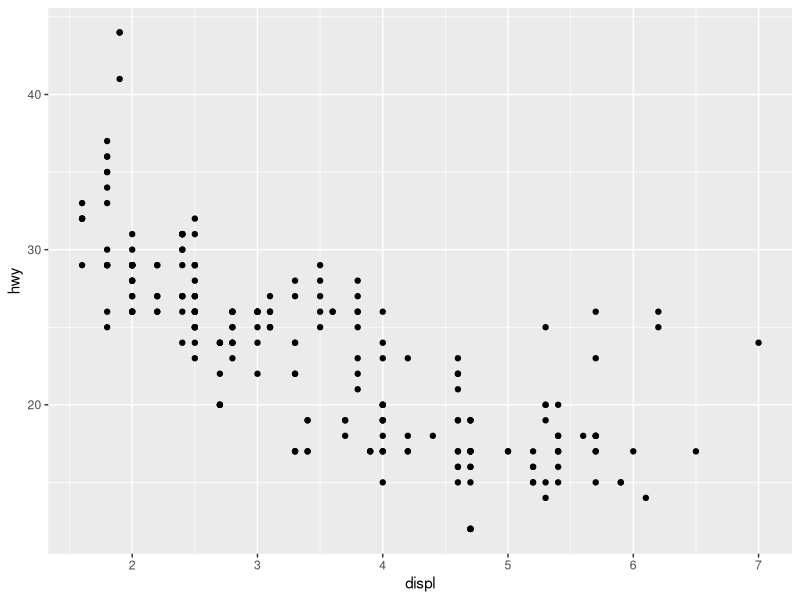
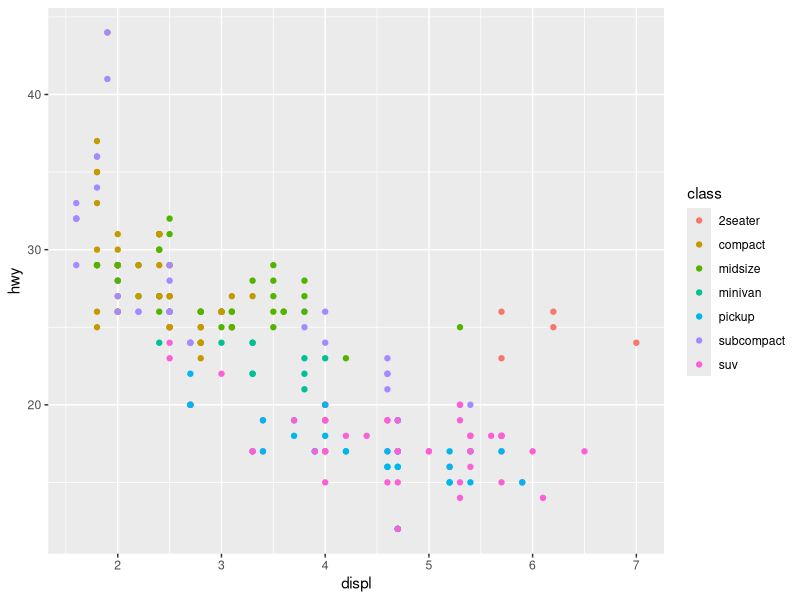
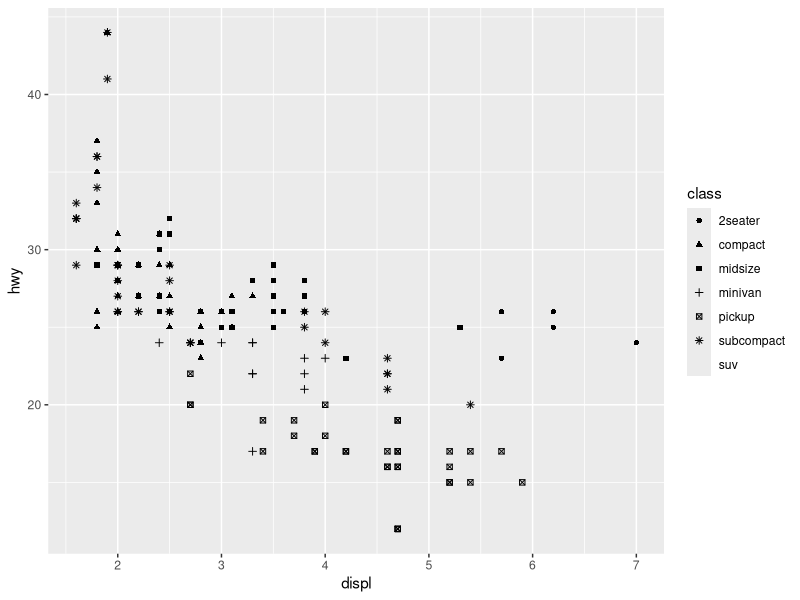
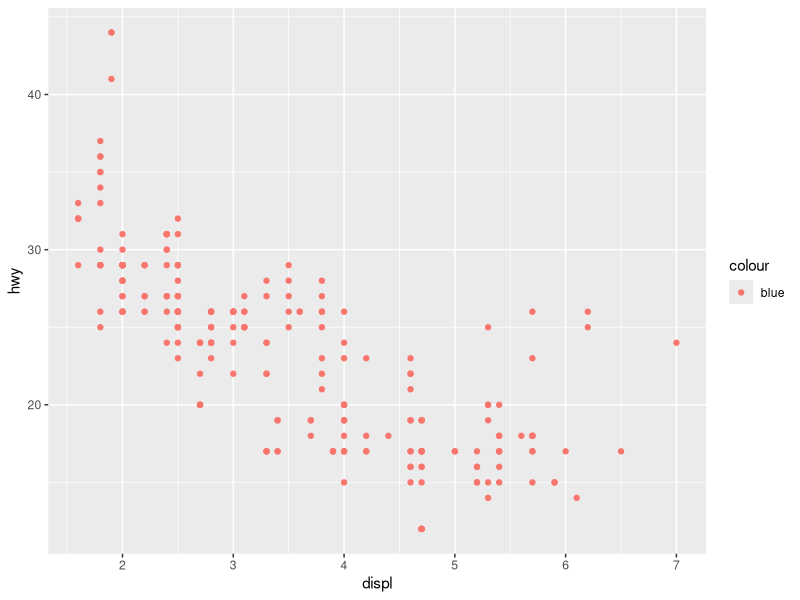
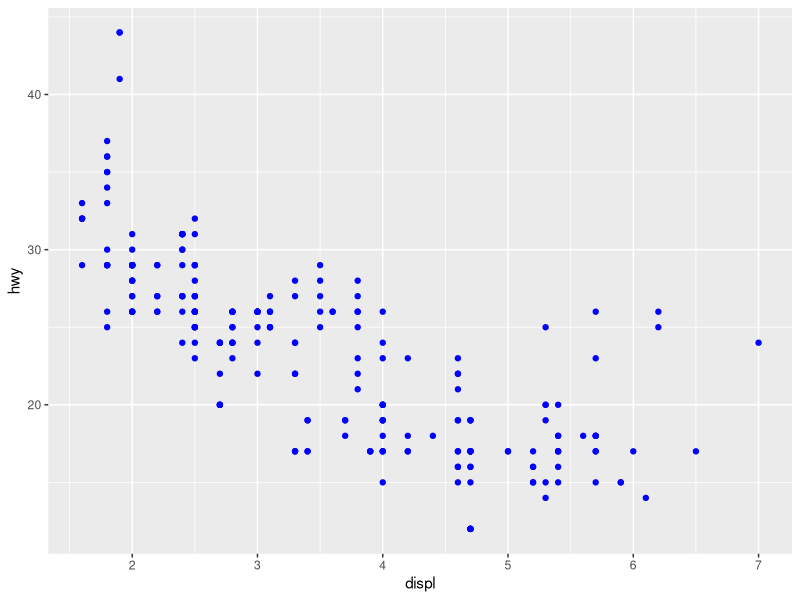
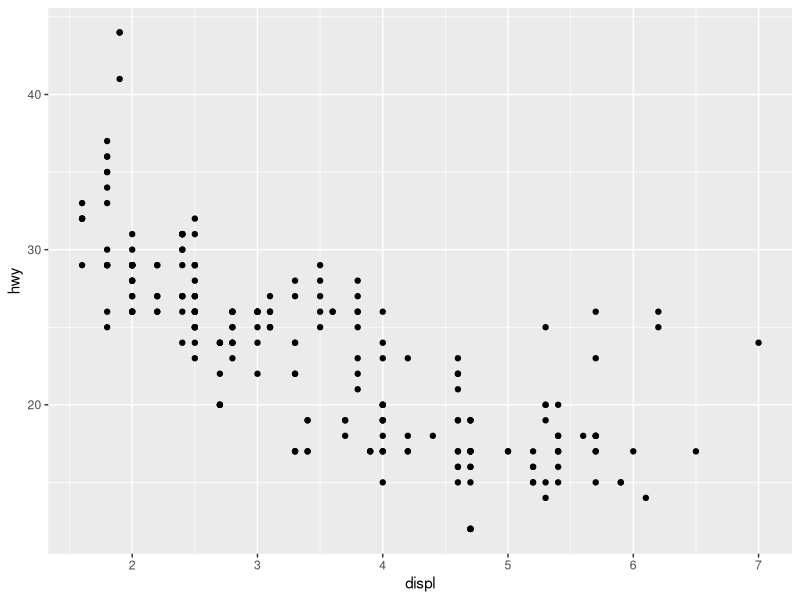
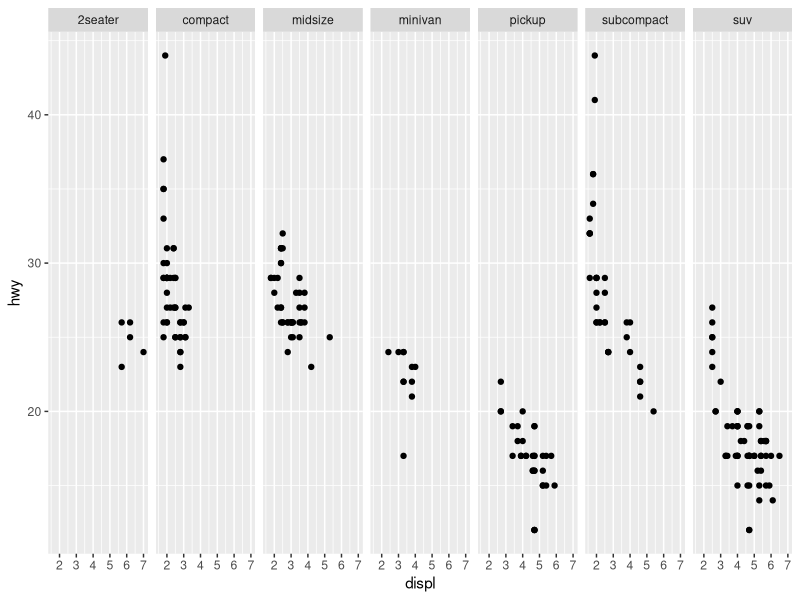
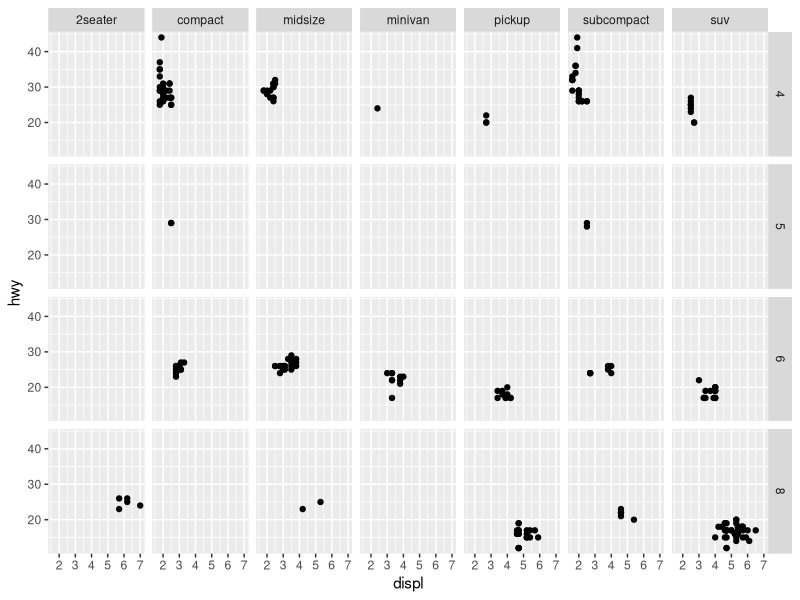

Here is the R script that generated these plots, in order:
## ---- chunk 1
#Load tidyverse library
library(tidyverse)
ggplot2::mpg
## ---- chunk 2
ggplot(data=mpg)+
        geom_point(mapping = aes(x = displ, y = hwy))
        
## ---- chunk 3
ggplot(data = mpg) +
        geom_point(mapping = aes(x = displ, y = hwy, color = class))
## ---- chunk 4
ggplot(data = mpg)+
        geom_point(mapping = aes(x=displ, y=hwy, shape = class))
## ---- chunk 5
ggplot(data = mpg)+
        geom_point(mapping = aes (x = displ, y = hwy, color = 'blue'))

# fix
ggplot(data = mpg)+
        geom_point(mapping = aes(x = displ, y = hwy), color = 'blue')

#another way
ggplot(mpg, aes(displ, hwy))+ # can't do color, smooths over whole data
        geom_point()
## ---- chunk 6
ggplot(data =mpg)+
        geom_point(mapping = aes(x = displ, y = hwy))+
        #facet_wrap(~class, nrow = 2)
        facet_wrap(~class, nrow = 1)
        #facet_wrap(vars(class), nrow = 2) #can do this instead of tilda ~
         #facet_wrap(~class) #comparing with facet_grid (. ~ class)
        #facet_wrap(~ manufacturer)
## ---- chunk 7
ggplot(data = mpg)+
        geom_point(mapping = aes(x = displ, y = hwy))+
        facet_grid(cyl ~ class)
        #facet_grid(vars(cyl, class)) # no can't do

        
#without one var in facet
ggplot(data = mpg)+
        geom_point(mapping = aes(x = displ, y = hwy))+
        #facet_grid(. ~ cyl) 
         facet_grid(. ~ class) #comparing with facet_wrap(~ class)

# reverse
ggplot(mpg, aes(displ, hwy)) + #coding this way is much cleaner and readable
        geom_point() +
        facet_grid(class ~ .)
## ---- chunk 8
ggplot(data = mpg)+
        geom_point(mapping = aes(x = drv, y = cyl))
## ---- chunk 9
ggplot(mpg, aes(displ, hwy))+
        geom_smooth()

#linetype
ggplot(mpg, aes(displ, hwy, linetype = drv , color = drv)) +
        #A continuous variable cannot be mapped to the linetype aesthetic
        geom_smooth()+
        geom_point()

#mapping for the local geom - geom_point/smooth
ggplot(mpg, aes(displ, hwy)) +
        geom_point(aes(color = class)) +
        geom_smooth(color = 'red')

#filtering
ggplot(mpg, aes(displ,hwy)) +
        #dont show legend. has to be layer specific i.e if coded at geo_smooth legend will show still
        geom_point(aes(color = class), show.legend = TRUE) +
        #can't do geom_smooth(filter(mpg, class == "x"))
        geom_smooth(data = filter(mpg, class == "suv")) # se - confidence interval 

ggplot(data = filter(mpg, class == "suv" | class == "compact"), aes(displ,hwy)) +
        #dont show legend. has to be layer specific i.e if coded at geo_smooth legend will show still
        geom_point(aes(color = class), show.legend = TRUE) +
        #can't do geom_smooth(filter(mpg, class == "x"))
        geom_smooth(aes(linetype = class)) # se - confidence interval 

## ---- chunk 10
#avoid overplotting data. Add some randoom noise to each pt to spread the points out.
#position = jitter
ggplot(mpg, aes(displ, hwy, color = class))+
        geom_point(position = "jitter")

#or use geom_jitter
ggplot(mpg, aes(displ, hwy, color = class))+
        geom_jitter()

ggplot(mpg, aes(displ, hwy)) +
        geom_point(aes(color = class),position = "jitter") +
        geom_smooth()
## ---- chunk 11
#use diamonds dataset
ggplot2::diamonds

#bar plot of different cuts
#geom_bar uses stat_count to get # of instances of a data
ggplot(diamonds, aes(cut))+
        geom_bar()

#or use stat_count
ggplot(diamonds, aes(cut))+
        stat_count()   

#adding color
ggplot(diamonds, aes(cut, fill = cut)) +
        geom_bar()
## ---- chunk 12
# calling group = 1 prevents the height of all the bar 1.  
ggplot(diamonds, aes(cut, after_stat(prop), group = 1)) + # group = 0?
        geom_bar()
## ---- chunk 13
ggplot(diamonds, aes(x, fill = cut))+ #mistakenly x=x, what happened?
        geom_bar()

#do this
ggplot(diamonds, aes(cut, fill = cut)) +
        geom_bar()

#bar count
ggplot(diamonds)+
        geom_bar(aes(cut, fill = cut))

# this give the same chart
ggplot(diamonds, aes(cut, fill = cut))+
        geom_bar()

# intuitively, what happens if we use color aes
ggplot(diamonds, aes(cut, color = cut))+
        geom_bar()

ggplot(diamonds) +
        geom_bar(aes(cut, color = cut))
## ---- chunk 14
#stacked chart is default when add additional var to the aes layer

ggplot(diamonds, aes(cut, fill = color))+
               geom_bar()
## ---- chunk 15
#position = dodge, fill

ggplot(diamonds)+
        geom_bar(aes(cut, fill = clarity), position = "dodge") # this gives count

#see what happens when you do
ggplot(diamonds, aes(cut, fill = clarity), position = "dodge")+         geom_bar() # need to add position in geom layer

ggplot(diamonds)+
        geom_bar(aes(cut, fill = clarity), position = "fill") # this gives proportion with bar height of 1. 
